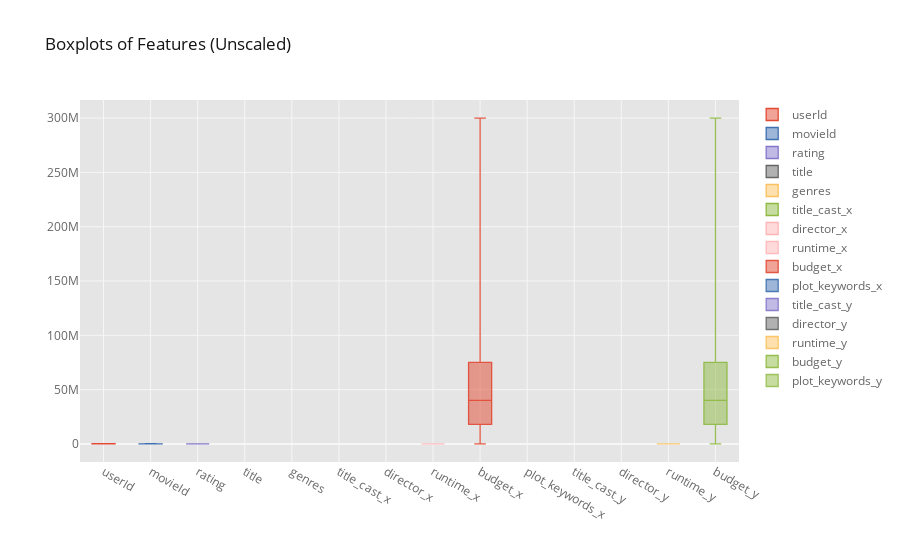

The code cell stored with this chart in its notebook:
### Code cell
# using plotly to plot the boxplot
train_f[:1000].iplot(kind='box', title="Boxplots of Features (Unscaled)")
cf.set_config_file(offline=True, world_readable=True, theme='ggplot')

### Figure 1 — Plotly figure (JSON) as saved in the notebook; plotly's stock layout.template omitted (floating-point values rounded to 4 significant figures; data arrays with more than 128 entries replaced by an {"elided": "..."} marker saying what was removed)
{"data": [{"boxpoints": false, "line": {"width": 1.3}, "marker": {"color": "rgba(226, 74, 51, 1.0)"}, "name": "userId", "orientation": "v", "type": "box", "y": {"elided": "1000 int values"}}, {"boxpoints": false, "line": {"width": 1.3}, "marker": {"color": "rgba(62, 111, 176, 1.0)"}, "name": "movieId", "orientation": "v", "type": "box", "y": {"elided": "1000 int values"}}, {"boxpoints": false, "line": {"width": 1.3}, "marker": {"color": "rgba(132, 118, 202, 1.0)"}, "name": "rating", "orientation": "v", "type": "box", "y": {"elided": "1000 float values"}}, {"boxpoints": false, "line": {"width": 1.3}, "marker": {"color": "rgba(101, 101, 101, 1.0)"}, "name": "title", "orientation": "v", "type": "box", "y": {"elided": "1000 str values"}}, {"boxpoints": false, "line": {"width": 1.3}, "marker": {"color": "rgba(251, 193, 94, 1.0)"}, "name": "genres", "orientation": "v", "type": "box", "y": {"elided": "1000 str values"}}, {"boxpoints": false, "line": {"width": 1.3}, "marker": {"color": "rgba(142, 186, 66, 1.0)"}, "name": "title_cast_x", "orientation": "v", "type": "box", "y": {"elided": "1000 str values"}}, {"boxpoints": false, "line": {"width": 1.3}, "marker": {"color": "rgba(255, 181, 184, 1.0)"}, "name": "director_x", "orientation": "v", "type": "box", "y": {"elided": "1000 str values"}}, {"boxpoints": false, "line": {"width": 1.3}, "marker": {"color": "rgba(255, 181, 184, 0.8999999999999999)"}, "name": "runtime_x", "orientation": "v", "type": "box", "y": {"elided": "1000 int values"}}, {"boxpoints": false, "line": {"width": 1.3}, "marker": {"color": "rgba(226, 74, 51, 0.8999999999999999)"}, "name": "budget_x", "orientation": "v", "type": "box", "y": {"elided": "1000 str values"}}, {"boxpoints": false, "line": {"width": 1.3}, "marker": {"color": "rgba(62, 111, 176, 0.8999999999999999)"}, "name": "plot_keywords_x", "orientation": "v", "type": "box", "y": {"elided": "1000 str values"}}, {"boxpoints": false, "line": {"width": 1.3}, "marker": {"color": "rgba(132, 118, 202, 0.8999999999999999)"}, "name": "title_cast_y", "orientation": "v", "type": "box", "y": {"elided": "1000 str values"}}, {"boxpoints": false, "line": {"width": 1.3}, "marker": {"color": "rgba(101, 101, 101, 0.8999999999999999)"}, "name": "director_y", "orientation": "v", "type": "box", "y": {"elided": "1000 str values"}}, {"boxpoints": false, "line": {"width": 1.3}, "marker": {"color": "rgba(251, 193, 94, 0.8999999999999999)"}, "name": "runtime_y", "orientation": "v", "type": "box", "y": {"elided": "1000 int values"}}, {"boxpoints": false, "line": {"width": 1.3}, "marker": {"color": "rgba(142, 186, 66, 0.8999999999999999)"}, "name": "budget_y", "orientation": "v", "type": "box", "y": {"elided": "1000 str values"}}, {"boxpoints": false, "line": {"width": 1.3}, "marker": {"color": "rgba(142, 186, 66, 0.7999999999999998)"}, "name": "plot_keywords_y", "orientation": "v", "type": "box", "y": {"elided": "1000 str values"}}], "layout": {"legend": {"bgcolor": "#FFFFFF", "font": {"color": "#666666"}}, "paper_bgcolor": "#FFFFFF", "plot_bgcolor": "#E5E5E5", "title": {"font": {"color": "#151516"}, "text": "Boxplots of Features (Unscaled)"}, "xaxis": {"gridcolor": "#F6F6F6", "showgrid": true, "tickfont": {"color": "#666666"}, "title": {"font": {"color": "#666666"}, "text": ""}, "zerolinecolor": "#F6F6F6"}, "yaxis": {"gridcolor": "#F6F6F6", "showgrid": true, "tickfont": {"color": "#666666"}, "title": {"font": {"color": "#666666"}, "text": ""}, "zerolinecolor": "#F6F6F6"}}}
